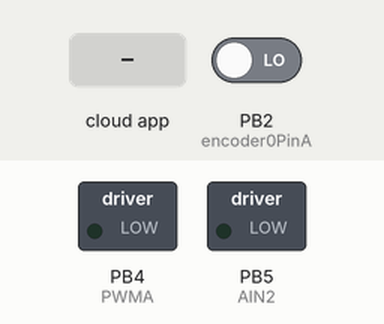
A sketch run on a simulated ATtiny85, built with avr-gcc and run on an emulated ATtiny85. On the bench: switched loads named in the sketch (green lamp = pin HIGH). The test bench sets the inputs (shaded band); at power-on: PB2 (encoder0PinA) LOW. The ROS host is connected and sends only what is stated; what the sketch prints to the serial monitor is not drawn.

Above: at 1.2 s.
1.3 s: the phone or cloud app sets linear.x to -100
At 2.4 s:
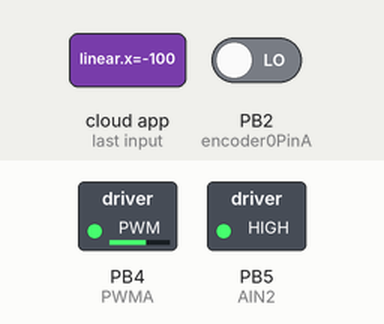
2.8 s: the phone or cloud app sets angular.z to 100
At 3.5 s:
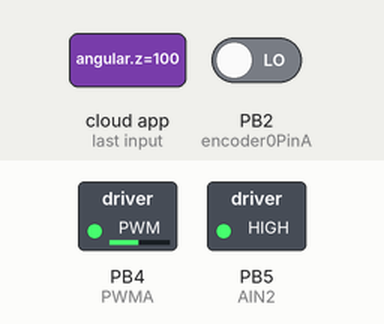
4.3 s: the phone or cloud app sets linear.x to 0
At 4.8 s:
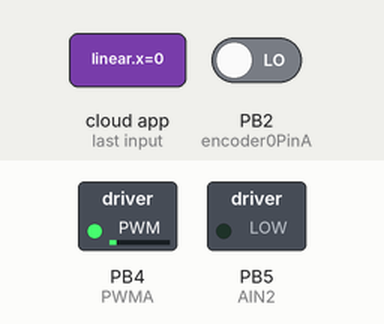
5.8 s: the phone or cloud app sets angular.z to -100
At 7.0 s:
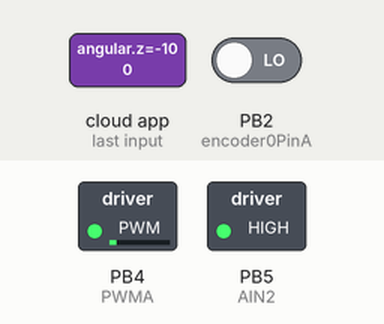
7.3 s: the phone or cloud app sets angular.z to 0
At 8.4 s:
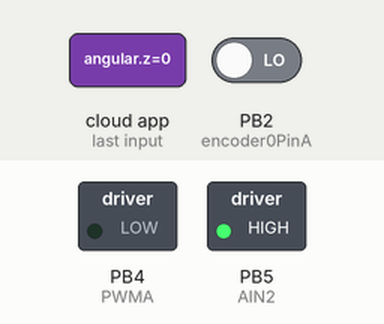
Timing chart, 0 to 9.8 s (numbered marks = the images above; inputs shaded):
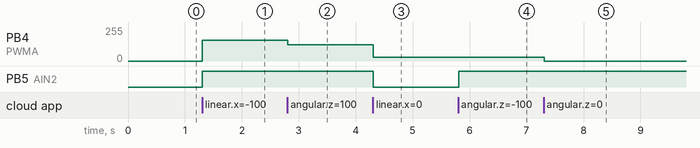

Measured:
- after the input at 1.3 s, PB4 (PWMA): 0/255 → 155/255 at once; PB5 (AIN2): LOW → HIGH at once
- after the input at 2.8 s, PB4 (PWMA): 155/255 → 122/255 at once
- after the input at 4.3 s, PB4 (PWMA): 122/255 → 28/255 at once; PB5 (AIN2): HIGH → LOW at once
- after the input at 5.8 s, PB5 (AIN2): LOW → HIGH at once
- after the input at 7.3 s, PB4 (PWMA): 28/255 → 0/255 at once

The sketch:

buller_test.ino
```cpp
#include <ros.h>
#include <ros/time.h>
#include <std_msgs/Float64.h>
#include <geometry_msgs/Twist.h>
#include "math.h"
#include<Wire.h>

#define encoder0PinA 2
#define encoder0PinB 3
#define encoder1PinA 18
#define encoder1PinB 19


//double encoderR[5]=0;
//double encoderL[5]=0;
//MPU6050
/*
const int MPU=0x68;//MPU6050 I2C주소
int AcX,AcY,AcZ,Tmp,GyX,GyY,GyZ;
void get6050();*/
//int a=0;
//double yaw=0.0;
//double straight=0.0;
//double dir=0.0;

int count=0;
//MOTOR
int STBY = 7; //standby
//Motor A
int PWMA = 4; //Speed control
int AIN1 = 6; //Direction
int AIN2 = 5; //Direction
//Motor B
int PWMB = 10; //Speed control
int BIN1 = 8; //Direction
int BIN2 = 9; //Direction
//Encoder_val
int Encoder_value = 0;
int encoderRPos = 0;
int encoderLPos = 0;
double l_enc_w=0;
double r_enc_w=0;
//Moter_val
double vth = 0.0;
double vx = 0.0;
double gain_vx=0.0;
double gain_vth=0.0;
double lv=0;
double rv=0;
double lv_w=0;
double rv_w=0;
double r_error=0;
double l_error=0;

const int WHEEL_DIST = 26.5;


void move(int motor, int speed, int direction);
void doEncoderA();
void doEncoderB();
void doEncoder1A();
void doEncoder1B();

void motor(const geometry_msgs::Twist& msg){
    vx = msg.linear.x;
    vth = msg.angular.z;

    if(vth>0.2)
       vth = 0.15;
    if(vth<-0.2)
       vth = -0.15;

    if(vx>0.1)
      vx=0.1;

    /*if(vx==0){
      if(vth>0.2)
        vth= 0.2;
      if(vth<-0.2)
        vth=-0.2;
    }*/

    gain_vx=600*vx;
    gain_vth=15*vth;

    //510, 25
    //motor0:left, motor1:right
    //1:clock, 0:unclock
    //lv=vx*480-vth*50;
    //rv=vx*480+vth*50;

    //p-control
    /////////when mapping,turn off
   //500, 10 normal..


    lv = abs(gain_vx - (gain_vth * WHEEL_DIST)/ 2);
    rv = abs(gain_vx + (gain_vth * WHEEL_DIST)/ 2);      // vx*2- right_vel


    lv_w=lv+2.17;
    rv_w=rv;
    l_enc_w=(lv/10)*2-8;
    //rv_w=rv;
    r_enc_w=(rv/10)*2-8;

    l_error=abs(encoderLPos-l_enc_w);
    r_error=abs(encoderRPos-r_enc_w);

    if(encoderRPos<r_enc_w){
      rv=rv_w+2*r_error*0.3;
    }
    if(encoderRPos>r_enc_w){
      rv=rv_w-2*r_error*0.2;
    }

    if(encoderLPos>l_enc_w){
      lv=lv_w-2*l_error*0.2;
    }
    if(encoderLPos<l_enc_w){
      lv=lv_w+2*l_error*0.3;
    }

/*
    if(lv<20)
      lv=20;
    if(rv<20)
      rv=20; */
    if(msg.linear.x>0){
      move(1, rv, 1);
      move(0, lv, 0);
    }
    if(msg.linear.x<0){
      move(1, rv, 0);
      move(0, lv, 1);
    }
    if(msg.linear.x==0){

      if(msg.angular.z < 0)//right
      {
         move(1, rv, 0);
         move(0, lv, 0);
      }
      if(msg.angular.z > 0) //left
      {
         move(1, rv, 1);
         move(0, lv, 1);
      }
      if(msg.angular.z == 0) //
      {
         move(1, 0, 0);
         move(0, 0, 0);
      }
    }

//////////////mapping
/*
    if(vx>0){
      move(0, 50, 0);
      move(1, 50, 1);
    }
    if(vx<0){
      move(0, 50, 1);
      move(1, 50, 0);
    }
    if(vx==0){
      move(0, 0, 0);
      move(1, 0, 0);
    }
    if(vth>0){
      move(0, 50, 1);
      move(1, 50, 1);
    }
    if(vth<0){
      move(0, 50, 0);
      move(1, 50, 0);
    }
   */
}
ros::NodeHandle n;
std_msgs::Float64 encoder_msg;
ros::Publisher pub_encoder("encoder_pulse", &encoder_msg);
ros::Subscriber<geometry_msgs::Twist> sub("cmd_vel", motor);
//ros::Subscriber<geometry_msgs::Twist> subs("yaw", sensor);

void setup() {
  //Moter
  pinMode(PWMA, OUTPUT);
  pinMode(AIN1, OUTPUT);
  pinMode(AIN2, OUTPUT);
  digitalWrite(PWMA, LOW);
  digitalWrite(AIN1, LOW);
  digitalWrite(AIN2, LOW);
  pinMode(encoder1PinA, INPUT);
  pinMode(encoder1PinB, INPUT);
  attachInterrupt(4, doEncoder1A, CHANGE); // encoder pin on interrupt 0 (pin 2)
  attachInterrupt(5, doEncoder1B, CHANGE); // encoder pin on interrupt 1 (pin 3)

  pinMode(PWMB, OUTPUT);
  pinMode(BIN1, OUTPUT);
  pinMode(BIN2, OUTPUT);
  digitalWrite(PWMB, LOW);
  digitalWrite(BIN1, LOW);
  digitalWrite(BIN2, LOW);
  pinMode(encoder0PinA, INPUT);
  pinMode(encoder0PinB, INPUT);
  attachInterrupt(0, doEncoderA, CHANGE); // encoder pin on interrupt 0 (pin 2)
  attachInterrupt(1, doEncoderB, CHANGE); // encoder pin on interrupt 1 (pin 3)

  // ROS Node
  n.initNode();
  n.subscribe(sub);
  //n.subscribe(subs);
  n.advertise(pub_encoder);
}

void loop() {
  //motor
  if(vx < 0) {
  Encoder_value = (encoderRPos+encoderLPos)/2;
  }
  else if(vx > 0) {
  Encoder_value = (encoderRPos+encoderLPos)/2;
  }
  else {
  Encoder_value = 0;
  }
  Serial.println(encoderLPos);
  encoderRPos=0;
  encoderLPos=0;
  encoder_msg.data = Encoder_value;
  pub_encoder.publish(&encoder_msg);
  n.spinOnce();

  delay(10);
}

void move(int motor, int speed, int direction){
//Move specific motor at speed and direction
//motor: 0 for B 1 for A
//speed: 0 is off, and 255 is full speed
//direction: 0 clockwise, 1 counter-clockwise

  digitalWrite(STBY, HIGH); //disable standby
  boolean inPin1 = LOW;
  boolean inPin2 = HIGH;

  if(direction == 1){
    inPin1 = HIGH;
    inPin2 = LOW;
  }
  if(motor == 1){
    digitalWrite(AIN1, inPin1);
    digitalWrite(AIN2, inPin2);
    analogWrite(PWMA, speed);
  }
   else{
    digitalWrite(BIN1, inPin1);
    digitalWrite(BIN2, inPin2);
    analogWrite(PWMB, speed);
  }
}

void doEncoderA(){
  // look for a low-to-high on channel A
  if (digitalRead(encoder0PinA) == HIGH) {
    // check channel B to see which way encoder is turning
    if (digitalRead(encoder0PinB) == HIGH) {
      encoderRPos = encoderRPos + 1;
    }
    else {
      encoderRPos = encoderRPos - 1;
    }
  }
  else   // must be a high-to-low edge on channel A
  {
    // check channel B to see which way encoder is turning
    if (digitalRead(encoder0PinB) == LOW) {
      encoderRPos = encoderRPos + 1;
    }
    else {
      encoderRPos = encoderRPos - 1;
    }
  }
}

void doEncoderB(){
  // look for a low-to-high on channel B
  if (digitalRead(encoder0PinB) == HIGH) {
   // check channel A to see which way encoder is turning
    if (digitalRead(encoder0PinA) == LOW) {
      encoderRPos = encoderRPos - 1;
    }
    else {
      encoderRPos = encoderRPos + 1;
    }
  }
  // Look for a high-to-low on channel B
  else {
    // check channel B to see which way encoder is turning
    if (digitalRead(encoder0PinA) == HIGH) {
      encoderRPos = encoderRPos - 1;
    }
    else {
      encoderRPos = encoderRPos + 1;
    }
  }
}
void doEncoder1A(){
  // look for a low-to-high on channel A
  if (digitalRead(encoder1PinA) == HIGH) {
    // check channel B to see which way encoder is turning
    if (digitalRead(encoder1PinB) == HIGH) {
      encoderLPos = encoderLPos + 1;
    }
    else {
      encoderLPos = encoderLPos - 1;
    }
  }
  else   // must be a high-to-low edge on channel A
  {
    // check channel B to see which way encoder is turning
    if (digitalRead(encoder1PinB) == LOW) {
      encoderLPos = encoderLPos + 1;
    }
    else {
      encoderLPos = encoderLPos - 1;
    }
  }
}

void doEncoder1B(){
  // look for a low-to-high on channel B
  if (digitalRead(encoder1PinB) == HIGH) {
   // check channel A to see which way encoder is turning
    if (digitalRead(encoder1PinA) == LOW) {
      encoderLPos = encoderLPos + 1;
    }
    else {
      encoderLPos = encoderLPos - 1;
    }
  }
  // Look for a high-to-low on channel B
  else {
    // check channel B to see which way encoder is turning
    if (digitalRead(encoder1PinA) == HIGH) {
      encoderLPos = encoderLPos + 1;
    }
    else {
      encoderLPos = encoderLPos - 1;
    }
  }
}
```
